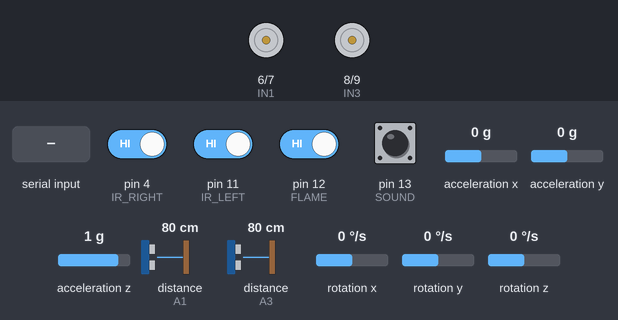
Simulated run of this sketch. Board: Arduino Uno, built with avr-gcc and run on an emulated ATmega328P. Shown: motor-driver pin pairs drawn as motors (green arrow = first pin HIGH = forward, orange = second pin HIGH = backward, longer = more drive, scaled by the enable pin). Wiring (inferred from the names in the program): 2 × ultrasonic range finder: trigger A0, echo A1 / trigger A2, echo A3. The inputs (shaded band) are chosen by the test bench; at power-on: pin 4 (IR_RIGHT), pin 11 (IR_LEFT), pin 12 (FLAME), pin 13 (SOUND) HIGH, acceleration x 0 g, acceleration y 0 g, acceleration z 1 g, distance to the obstacle (sensors on A1, A3) 80 cm, rotation x 0 °/s, rotation y 0 °/s, rotation z 0 °/s. The echo pulse lasts 58.3 µs per cm; what the sketch prints to the serial monitor is not drawn.

Above: at 1.2 s.
1.3 s: "B" received over the second serial link
At 2.2 s:
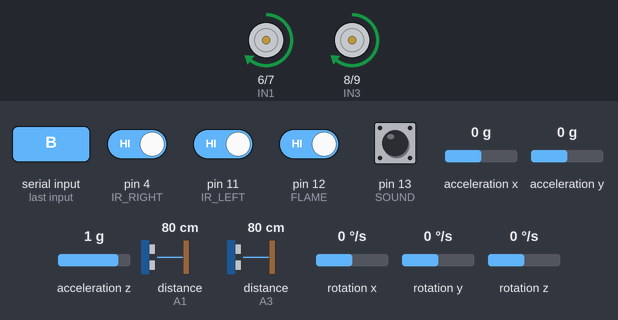
2.8 s: "L" received over the second serial link
At 3.4 s:
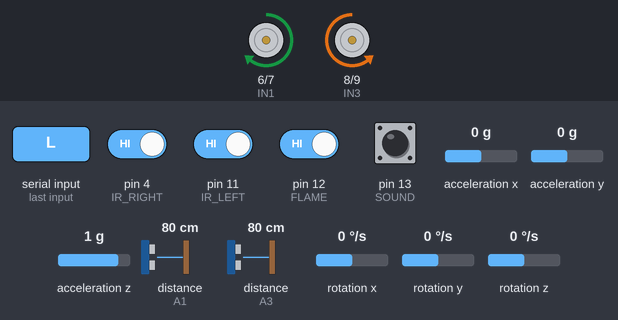
4.3 s: "F" received over the second serial link
At 5.5 s:
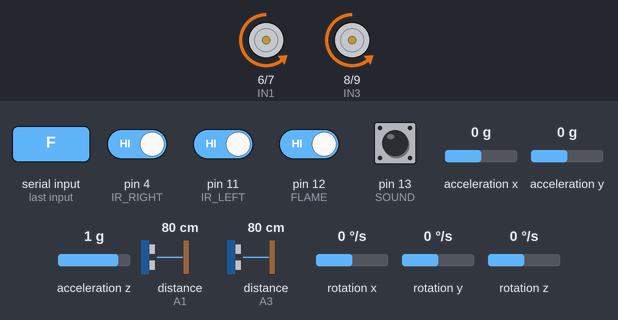
5.8 s: "R" received over the second serial link
At 6.9 s:
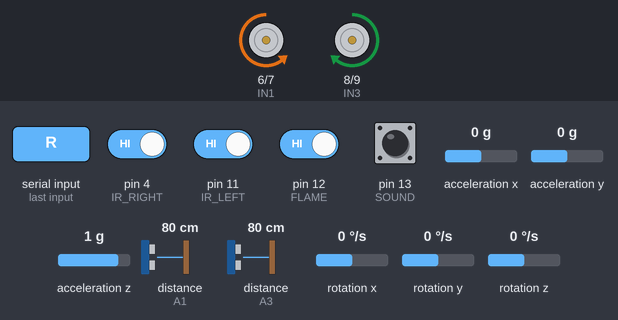
Timing chart, 0 to 8.3 s (numbered marks = the images above; inputs shaded):
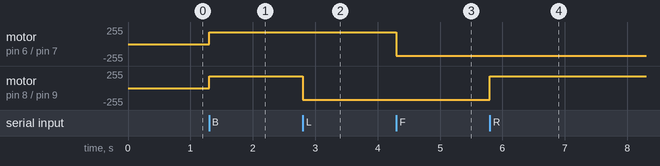

Measured:
- after the input at 1.3 s, motor on pin 6 (IN1) / pin 7 (IN2), motor on pin 8 (IN3) / pin 9 (IN4): stopped → forward 178/255 at once
- after the input at 2.8 s, motor on pin 8 (IN3) / pin 9 (IN4): forward 178/255 → backward 178/255 at once
- after the input at 4.3 s, motor on pin 6 (IN1) / pin 7 (IN2): forward 178/255 → backward 178/255 at once
- after the input at 5.8 s, motor on pin 8 (IN3) / pin 9 (IN4): backward 178/255 → forward 178/255 at once

The sketch:

ARDUINO.ino
```cpp
#include <SoftwareSerial.h>
#include <Wire.h>
#include <MPU6050.h>

SoftwareSerial espSerial(2, 3);

#define ENA 5
#define IN1 6
#define IN2 7
#define IN3 8
#define IN4 9
#define ENB 10

#define IR_RIGHT 4
#define IR_LEFT  11
#define FLAME    12
#define SOUND    13
#define TRIG_R   A0
#define ECHO_R   A1
#define TRIG_L   A2
#define ECHO_L   A3

MPU6050 mpu;
int motorSpeed = 178; // default 70%
char currentDir = 'S';
bool obstacleBlocking = false;

void setup() {
  Serial.begin(9600);
  espSerial.begin(9600);
  Wire.begin();
  mpu.initialize();

  pinMode(ENA,OUTPUT); pinMode(ENB,OUTPUT);
  pinMode(IN1,OUTPUT); pinMode(IN2,OUTPUT);
  pinMode(IN3,OUTPUT); pinMode(IN4,OUTPUT);
  pinMode(IR_RIGHT,INPUT_PULLUP);
  pinMode(IR_LEFT, INPUT_PULLUP);
  pinMode(FLAME,   INPUT_PULLUP);
  pinMode(SOUND,   INPUT_PULLUP);
  pinMode(TRIG_R,OUTPUT); pinMode(ECHO_R,INPUT);
  pinMode(TRIG_L,OUTPUT); pinMode(ECHO_L,INPUT);
  stopMotors();
  Serial.println("Ready");
}

void loop() {
  static unsigned long lastUS = 0;
  static long distR = 0, distL = 0;
  static int irR = 1, irL = 1;

  // Read ultrasonics every 100ms only
  if (millis() - lastUS > 100) {
    lastUS = millis();
    distR = readUltrasonic(TRIG_R, ECHO_R);
    distL = readUltrasonic(TRIG_L, ECHO_L);
    irR   = digitalRead(IR_RIGHT);
    irL   = digitalRead(IR_LEFT);
    bool obsR = (distR > 0 && distR < 30);
    bool obsL = (distL > 0 && distL < 30);
    bool irBlocked = (irR == LOW || irL == LOW);
    obstacleBlocking = (obsR || obsL || irBlocked);
    if (obstacleBlocking && currentDir == 'F') stopMotors();
  }

  // Commands checked EVERY loop — instant
  while (espSerial.available()) {
    char cmd = espSerial.read();
    if (cmd == 'V') {
      delay(10);
      String num = "";
      while (espSerial.available()) {
        char c = espSerial.read();
        if (c >= '0' && c <= '9') num += c;
        else break;
      }
      if (num.length() > 0) {
        int spd = num.toInt();
        if (spd >= 25 && spd <= 255) {

  motorSpeed = spd;

  switch(currentDir){

    case 'F':
      moveForward();
      break;

    case 'B':
      moveBackward();
      break;

    case 'L':
      turnLeft();
      break;

    case 'R':
      turnRight();
      break;
  }
}
      }
    } else {
      executeCommand(cmd);
    }
  }

  static unsigned long lastSensor = 0;
  if (millis() - lastSensor > 500) {
    lastSensor = millis();
    sendSensorData(distR, distL, irR, irL);
  }
}

void executeCommand(char cmd) {

  currentDir = cmd;

  switch(cmd){

    case 'F':

      if(!obstacleBlocking)
        moveForward();

      break;

    case 'B':

      moveBackward();

      break;

    case 'L':

      turnLeft();

      break;

    case 'R':

      turnRight();

      break;

    default:

      stopMotors();

      currentDir='S';

      break;
  }
}

void moveForward()  {
  analogWrite(ENA,motorSpeed);
  analogWrite(ENB,motorSpeed);
  digitalWrite(IN1,LOW);
  digitalWrite(IN2,HIGH);
  digitalWrite(IN3,LOW);
  digitalWrite(IN4,HIGH);
}
void moveBackward() {
  analogWrite(ENA,motorSpeed);
  analogWrite(ENB,motorSpeed);
  digitalWrite(IN1,HIGH);
  digitalWrite(IN2,LOW);
  digitalWrite(IN3,HIGH);
  digitalWrite(IN4,LOW);
}
void turnLeft() {
  analogWrite(ENA,motorSpeed);
  analogWrite(ENB,motorSpeed);
  digitalWrite(IN1,HIGH);
  digitalWrite(IN2,LOW);
  digitalWrite(IN3,LOW);
  digitalWrite(IN4,HIGH);
}
void turnRight() {
  analogWrite(ENA,motorSpeed);
  analogWrite(ENB,motorSpeed);
  digitalWrite(IN1,LOW);
  digitalWrite(IN2,HIGH);
  digitalWrite(IN3,HIGH);
  digitalWrite(IN4,LOW);
}
void stopMotors()   { analogWrite(ENA,0); analogWrite(ENB,0); digitalWrite(IN1,LOW); digitalWrite(IN2,LOW); digitalWrite(IN3,LOW); digitalWrite(IN4,LOW); }

long readUltrasonic(int trig, int echo) {
  digitalWrite(trig,LOW); delayMicroseconds(2);
  digitalWrite(trig,HIGH); delayMicroseconds(10);
  digitalWrite(trig,LOW);
  long d = pulseIn(echo,HIGH,20000);
  return d * 0.034 / 2;
}

void sendSensorData(long distR, long distL, int irR, int irL) {
  int flame = digitalRead(FLAME);
  int sound = digitalRead(SOUND);
  int16_t ax,ay,az,gx,gy,gz;
  mpu.getMotion6(&ax,&ay,&az,&gx,&gy,&gz);
  espSerial.print("{\"dr\":"); espSerial.print(distR);
  espSerial.print(",\"dl\":"); espSerial.print(distL);
  espSerial.print(",\"fl\":"); espSerial.print(flame==LOW?1:0);
  espSerial.print(",\"sn\":"); espSerial.print(sound==LOW?1:0);
  espSerial.print(",\"irR\":"); espSerial.print(irR);
  espSerial.print(",\"irL\":"); espSerial.print(irL);
  espSerial.print(",\"ax\":"); espSerial.print(ax);
  espSerial.print(",\"ay\":"); espSerial.print(ay);
  espSerial.print(",\"ob\":"); espSerial.print(obstacleBlocking?1:0);
  espSerial.println("}");
} 
```
